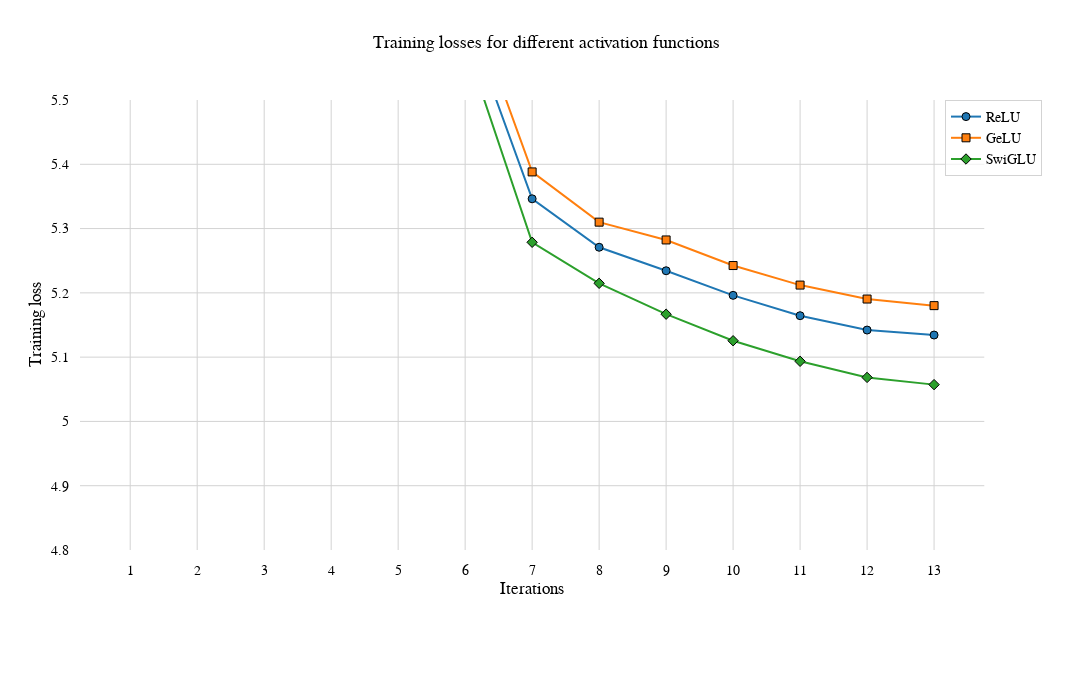

Write notebook code for a chart like this one.
### Markdown cell above
#### 3.2. Plot the training data

### Code cell
line_configs = [
    {
        "name": "ReLU",
        "data": activation_functions["relu"]["train"],
        "color": "#1f77b4",
        "dash": "solid",
        "width": 2,
        "marker_symbol": 0,
    },
    {
        "name": "GeLU",
        "data": activation_functions["gelu"]["train"],
        "color": "#ff7f0e",
        "dash": "solid",
        "width": 2,
        "marker_symbol": 1,
    },
    {
        "name": "SwiGLU",
        "data": activation_functions["swiglu"]["train"],
        "color": "#2ca02c",
        "dash": "solid",
        "width": 2,
        "marker_symbol": 2,
    },
]
iterations = np.arange(1, len(activation_functions["relu"]["train"]) + 1)

figure = plot_losses(
    line_configs=line_configs,
    iterations=iterations,
    title="Training losses for different activation functions",
    xaxis_title="Iterations",
    yaxis_title="Training loss",
    width=1200,
    height=700,
    yaxis_range=[4.8, 5.5],
    save_figure=False,
)
figure.show()

### Figure 1 — Plotly figure (JSON) as saved in the notebook; plotly's stock layout.template omitted (floating-point values rounded to 4 significant figures)
{"data": [{"hovertemplate": "<b>Iteration</b>: %{x}<br><b>Loss</b>: %{y:.4f}<br>", "line": {"color": "#1f77b4", "dash": "solid", "width": 2}, "marker": {"color": "#1f77b4", "line": {"color": "black", "width": 1}, "size": 8, "symbol": 0}, "mode": "lines+markers", "name": "ReLU", "type": "scatter", "x": [1, 2, 3, 4, 5, 6, 7, 8, 9, 10, 11, 12, 13], "xaxis": "x", "y": [7.775, 7.168, 7.064, 5.88, 5.728, 5.633, 5.346, 5.271, 5.234, 5.196, 5.164, 5.142, 5.134], "yaxis": "y"}, {"hovertemplate": "<b>Iteration</b>: %{x}<br><b>Loss</b>: %{y:.4f}<br>", "line": {"color": "#ff7f0e", "dash": "solid", "width": 2}, "marker": {"color": "#ff7f0e", "line": {"color": "black", "width": 1}, "size": 8, "symbol": 1}, "mode": "lines+markers", "name": "GeLU", "type": "scatter", "x": [1, 2, 3, 4, 5, 6, 7, 8, 9, 10, 11, 12, 13], "xaxis": "x", "y": [7.791, 7.178, 7.086, 5.918, 5.766, 5.676, 5.388, 5.31, 5.282, 5.242, 5.212, 5.19, 5.18], "yaxis": "y"}, {"hovertemplate": "<b>Iteration</b>: %{x}<br><b>Loss</b>: %{y:.4f}<br>", "line": {"color": "#2ca02c", "dash": "solid", "width": 2}, "marker": {"color": "#2ca02c", "line": {"color": "black", "width": 1}, "size": 8, "symbol": 2}, "mode": "lines+markers", "name": "SwiGLU", "type": "scatter", "x": [1, 2, 3, 4, 5, 6, 7, 8, 9, 10, 11, 12, 13], "xaxis": "x", "y": [7.808, 7.186, 6.995, 5.856, 5.695, 5.588, 5.279, 5.215, 5.167, 5.126, 5.094, 5.068, 5.057], "yaxis": "y"}], "layout": {"autosize": false, "font": {"color": "black", "family": "Arial", "size": 14}, "height": 700, "legend": {"bgcolor": "rgba(255, 255, 255, 0.7)", "bordercolor": "lightgrey", "borderwidth": 1, "x": 1, "xanchor": "right", "y": 1, "yanchor": "top"}, "margin": {"b": 150, "l": 80, "pad": 10, "r": 50, "t": 100}, "plot_bgcolor": "white", "showlegend": true, "title": {"font": {"size": 18}, "text": "Training losses for different activation functions", "x": 0.5, "xanchor": "center", "y": 0.95, "yanchor": "top"}, "width": 1200, "xaxis": {"anchor": "y", "domain": [0, 0.94], "dtick": 1, "gridcolor": "lightgrey", "showgrid": true, "tick0": 0, "tickmode": "linear", "title": {"text": "Iterations"}}, "yaxis": {"anchor": "x", "domain": [0, 1], "gridcolor": "lightgrey", "range": [4.8, 5.5], "showgrid": true, "title": {"text": "Training loss"}, "zeroline": true, "zerolinecolor": "black", "zerolinewidth": 1}, "yaxis2": {"anchor": "x", "overlaying": "y", "side": "right"}}}
